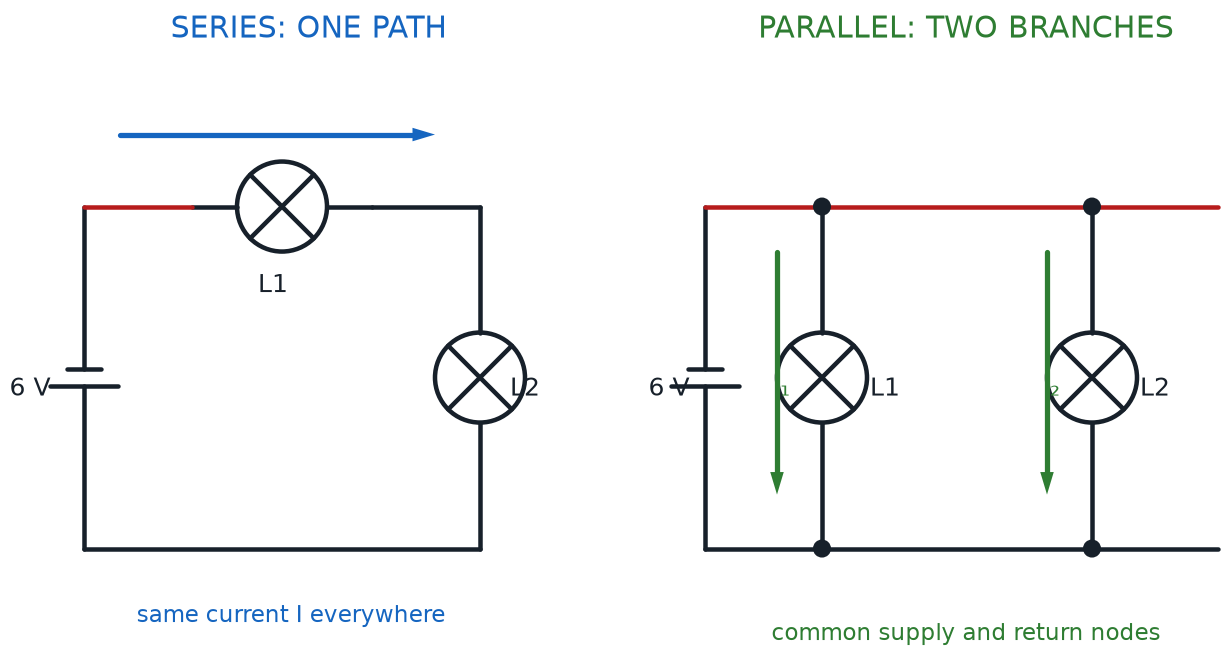

This chart was generated by the following Python code:
#!/usr/bin/env python3
"""Render a series and parallel circuit comparison.

Prompt:
    Draw side-by-side circuits with identical 6 V sources and two identical
    lamps. Put both lamps in one current path in the SERIES panel. Put the
    lamps on separate branches across the source in the PARALLEL panel. Label
    current arrows, the single path, branch currents, and the common nodes.

Topology: series source->L1->L2->return; parallel source->(L1 || L2)->return.
Assumptions: Both lamps are identical resistive teaching loads.
"""

from pathlib import Path
import sys

sys.path.insert(0, str(Path(__file__).resolve().parents[3]))
import schemdraw.elements as elm
from docs.schematic_utils import (
    BLUE,
    GREEN,
    INK,
    RED,
    arrow,
    dot,
    drawing,
    save_cli,
    text,
    wire,
)


def build_drawing():
    d = drawing()
    text(d, "SERIES: ONE PATH", (3.2, 7.1), color=BLUE, fontsize=12)
    b = d.add(elm.BatteryCell().up().at((0.8, 1.4)).to((0.8, 5.2)))
    l1 = d.add(elm.Lamp2().right().at((2.0, 5.2)).to((4.0, 5.2)))
    l2 = d.add(elm.Lamp2().down().at((5.2, 5.2)).to((5.2, 1.4)))
    wire(d, b.end, l1.start, color=RED)
    wire(d, l1.end, l2.start)
    wire(d, l2.end, b.start)
    text(d, "6 V", (0.3, 3.3))
    text(d, "L1", (3.0, 4.45))
    text(d, "L2", (5.8, 3.3))
    arrow(d, (1.2, 6), (4.7, 6), color=BLUE)
    text(d, "same current I everywhere", (3.0, 0.55), color=BLUE, fontsize=9)
    text(d, "PARALLEL: TWO BRANCHES", (10.5, 7.1), color=GREEN, fontsize=12)
    b2 = d.add(elm.BatteryCell().up().at((7.7, 1.4)).to((7.7, 5.2)))
    wire(d, b2.end, (13.4, 5.2), color=RED)
    wire(d, b2.start, (13.4, 1.4))
    dot(d, (9, 5.2))
    dot(d, (9, 1.4))
    dot(d, (12, 5.2))
    dot(d, (12, 1.4))
    p1 = d.add(elm.Lamp2().down().at((9, 5.2)).to((9, 1.4)))
    p2 = d.add(elm.Lamp2().down().at((12, 5.2)).to((12, 1.4)))
    text(d, "6 V", (7.2, 3.3))
    text(d, "L1", (9.6, 3.3))
    text(d, "L2", (12.6, 3.3))
    arrow(d, (8.5, 4.7), (8.5, 2.0), color=GREEN)
    arrow(d, (11.5, 4.7), (11.5, 2.0), color=GREEN)
    text(d, "I₁", (8.45, 3.3), color=GREEN)
    text(d, "I₂", (11.45, 3.3), color=GREEN)
    text(d, "common supply and return nodes", (10.5, 0.55), color=GREEN, fontsize=9)
    return d


if __name__ == "__main__":
    save_cli(build_drawing, __doc__)
